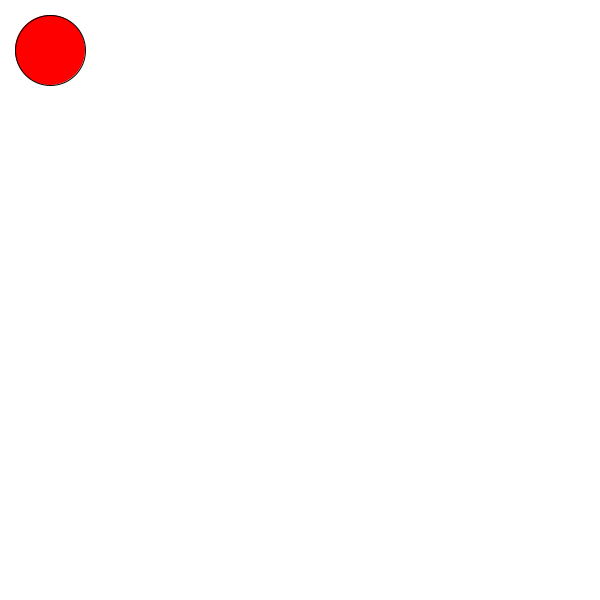
Frame 1 (no input)
Frame 60 (the mouse pressed at the canvas centre just before this capture): identical to frame 1, image omitted
Frame 120 (the mouse held since frame 60 and released just before this capture): identical to frame 1, image omitted

The Processing sketch that drew this single still picture (run headless with seeded random() and noise(); from frame 60 on, the mouse is pressed at the canvas centre):

// Processing sketch: slippery_dot
// ── slippery_dot.pde
/*** When you are done, this program will draw an ellipse 
     that jumps to new location each time you click on it.
***/
 
 // 1. Create three integer variables to represent the x, y, and the size of the ellipse
    
      int y = 50;
      int x = 50;
      int ellipseSize =70;
    void setup() {
      
      // 2. Set the size of your sketch
    
    size(600, 600);
    
    }
    
    void draw() {
    
      // 3. Set the background color of your sketch
      
      background(265, 265, 265);
      
      // 4. Draw an ellipse using the variables created at the top of the sketch for the location and size of your ellipse. 
      //    Make sure it fits in the window. Change the variables if it does not.
    
    fill(260, 0, 0);
    ellipse(x, y, ellipseSize, ellipseSize);
    
    }
    
    /******** This method gets called automatically when you press the mouse ************/
    void mousePressed() {
      //5. Create an integer variable called distance
      
      int distance = getDistanceFromMouse(x, y);
      
      //6. The getDistanceFromMouse() method below returns a number.
      //   Set the value of your distance variable to the value returned by the getDistance method
      //   You will need to pass the x and y location of your ellipse to this method.
       
          
      //7.  Use an if statement to check if your distance variable is < the radius of the ellipse
      //    If it is, make a new x AND y for the ellipse, for a new random location on the window
      //    Hint: Use code like this      x = (int) random(width);
       
       if (distance < ellipseSize/2){
      x = (int) random(width);
       y = (int) random(height);
       }
    }
    
    /********  This method gives you the number of pixels between the mouse and the x,y point ***********/
    int getDistanceFromMouse(int x, int y) {
      return (int)Math.sqrt(Math.pow((mouseX-x),2) + Math.pow((mouseY-y),2));
    }
